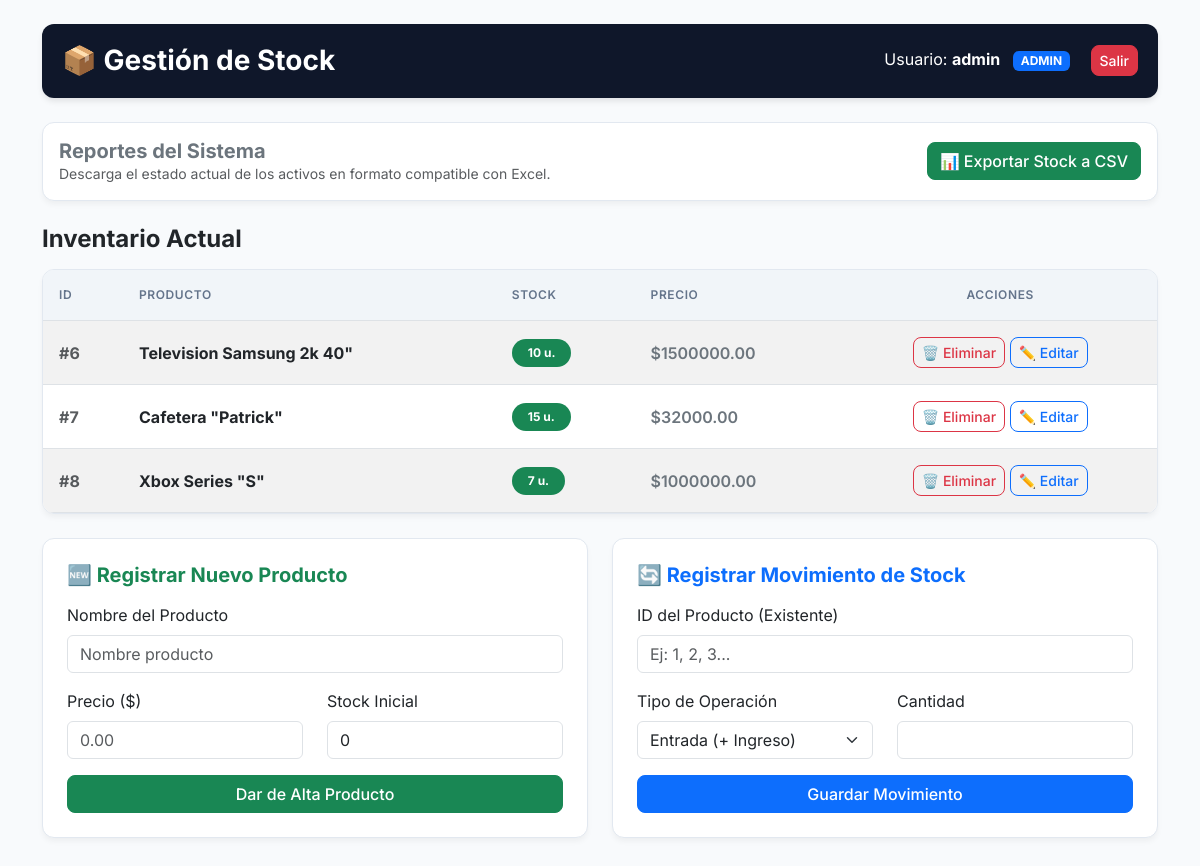
The app's page / (signed in), older data.
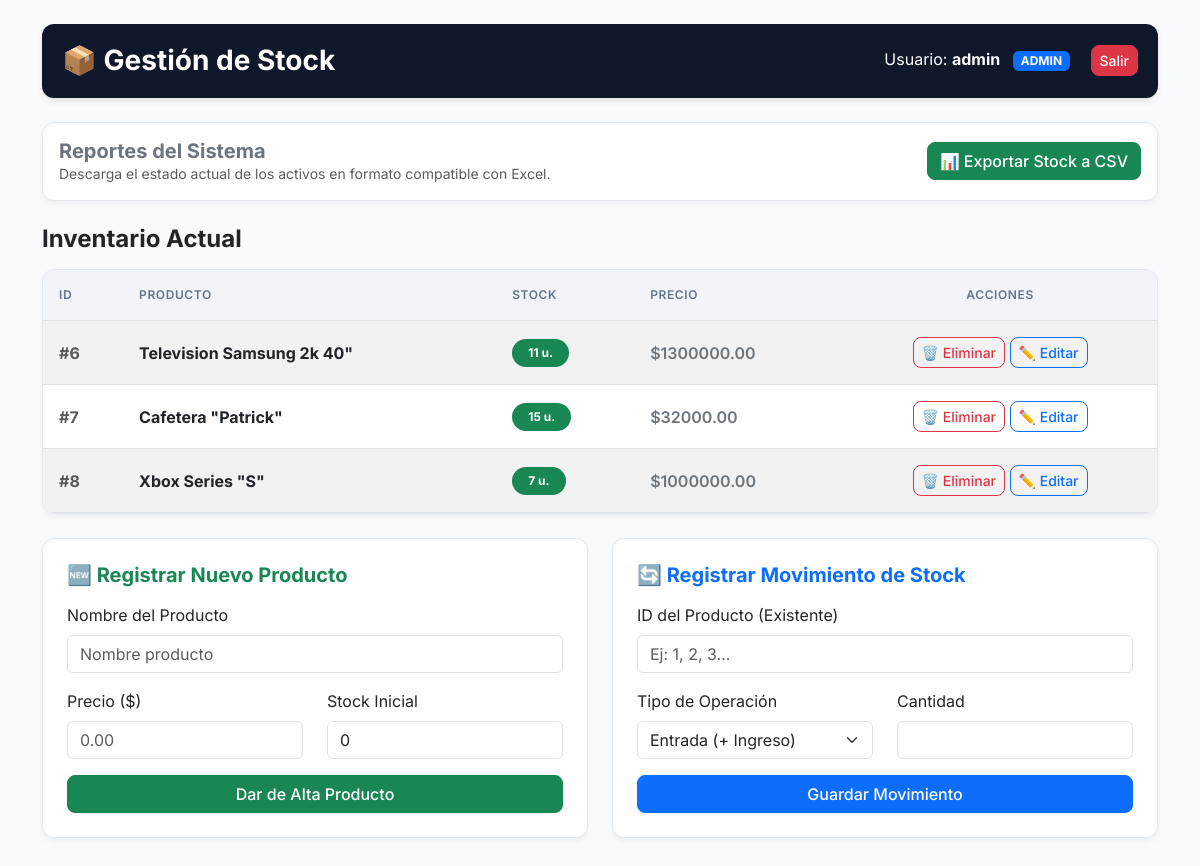
The same page, newer data.
### inventario/models.py (models this page shows, shortened)
class Producto(models.Model):
    nombre = models.CharField(max_length=100)
    cantidad = models.IntegerField(default=0)
    precio = models.DecimalField(max_digits=10, decimal_places=2)

### inventario/views.py (the view)
# urls.py: path('', views.dashboard_view, name='dashboard'),
@login_required
def dashboard_view(request):
    rol = 'Consulta'
    if request.user.groups.filter(name='Admin').exists():
        rol = 'Admin'
    elif request.user.groups.filter(name='Operador').exists():
        rol = 'Operador'
    productos = Producto.objects.all().order_by('id')
    return render(request, 'inventario/dashboard.html', {'productos': productos, 'rol': rol})

### inventario/templates/inventario/dashboard.html (shortened to what this page needs)
<!DOCTYPE html>
<html lang="es">
<head>
    <link href="https://cdn.jsdelivr.net/npm/bootstrap@5.3.0/dist/css/bootstrap.min.css" rel="stylesheet">
</head>
<body>
    <div class="container mt-4">
        <div class="header-box d-flex justify-content-between align-items-center mb-4">
            <h3 class="m-0 fw-bold">📦 Gestión de Stock</h3>
            <div class="align-middle">
                <span class="me-2">Usuario: <strong>{{ user.username }}</strong></span>
                <span class="badge bg-primary text-uppercase px-2 py-1.5 me-3" style="font-size: 0.75rem;">{{ rol }}</span>
                <form action="{% url 'logout' %}" method="post" style="display: inline;">
                    <button type="submit" class="btn btn-danger btn-sm">Salir</button>
                </form>
            </div>
        </div>
        {% if rol == 'Admin' or rol == 'Consulta' %}
        <div class="card p-3 mb-4 bg-white">
            <div class="d-flex justify-content-between align-items-center">
                <div>
                    <h5 class="fw-bold m-0 text-secondary">Reportes del Sistema</h5>
                    <p class="text-muted small m-0">Descarga el estado actual de los activos en formato compatible con Excel.</p>
                </div>
                <a href="{% url 'exportar_csv' %}" class="btn btn-success">📊 Exportar Stock a CSV</a>
            </div>
        </div>
        {% endif %}
        <h4 class="fw-bold mb-3 text-dark">Inventario Actual</h4>
        <div class="table-container mb-4">
            <table class="table table-striped table-hover align-middle m-0">
                <thead>
                    <tr>
                        <th class="p-3">ID</th>
                        <th class="p-3">Producto</th>
                        <th class="p-3">Stock</th>
                        <th class="p-3">Precio</th>
                        {% if rol == 'Admin' %}
                        <th class="p-3 text-center">Acciones</th>
                        {% endif %}
                    </tr>
                </thead>
                <tbody>
                    {% for p in productos %}
                    <tr>
                        <td class="p-3 fw-bold text-muted">#{{ p.id }}</td>
                        <td class="p-3 fw-bold">{{ p.nombre }}</td>
                        <td class="p-3">
                            <span class="badge {% if p.cantidad == 0 %}bg-danger{% else %}bg-success{% endif %} rounded-pill px-3 py-2">
                                {{ p.cantidad }} u.
                            </span>
                        </td>
                        <td class="p-3 fw-semibold text-secondary">${{ p.precio }}</td>
                        {% if rol == 'Admin' %}
                        <td class="p-3 text-center">
                            <a href="{% url 'eliminar_producto' p.id %}"
                               class="btn btn-outline-danger btn-sm"
                               onclick="return confirm('¿Seguro que querés eliminar el producto {{ p.nombre }}?');">
                                🗑️ Eliminar
                            </a>
                            <a href="{% url 'editar_producto' p.id %}"
                            class="btn btn-outline-primary btn-sm">
                                ✏️ Editar
                            </a>
                        </td>
                        {% endif %}
                    </tr>
                    {% empty %}
                    <tr>
                        <td colspan="{% if rol == 'Admin' %}5{% else %}4{% endif %}" class="text-center text-muted py-4">
                            No hay productos cargados en el sistema.
                        </td>
                    </tr>
                    {% endfor %}
                </tbody>
            </table>
        </div>
        <div class="row mt-4">
            {% if rol == 'Admin' %}
            <div class="col-md-6 mb-4">
                <div class="card p-4 bg-white">
                    <h5 class="fw-bold text-success mb-3">🆕 Registrar Nuevo Producto</h5>
                    <form action="{% url 'crear_producto' %}" method="POST">
                        <div class="mb-3">
                            <label class="form-label">Nombre del Producto</label>
                            <input type="text" name="nombre" class="form-control" required placeholder="Nombre producto">
                        </div>
                        <div class="row">
                            <div class="col-md-6 mb-3">
                                <label class="form-label">Precio ($)</label>
                                <input type="number" step="0.01" name="precio" class="form-control" required placeholder="0.00" min="0">
                            </div>
                            <div class="col-md-6 mb-3">
                                <label class="form-label">Stock Inicial</label>
                                <input type="number" name="cantidad_inicial" class="form-control" value="0" required min="0">
                            </div>
                        </div>
                        <button type="submit" class="btn btn-success w-100">Dar de Alta Producto</button>
                    </form>
                </div>
            </div>
            {% endif %}
            {% if rol == 'Admin' or rol == 'Operador' %}
            <div class="col-md-{% if rol == 'Admin' %}6{% else %}12{% endif %} mb-4">
                <div class="card p-4 bg-white">
                    <h5 class="fw-bold text-primary mb-3">🔄 Registrar Movimiento de Stock</h5>
                    <form action="{% url 'registrar_movimiento' %}" method="POST">
                        <div class="mb-3">
                            <label class="form-label">ID del Producto (Existente)</label>
                            <input type="number" name="producto_id" class="form-control" required placeholder="Ej: 1, 2, 3...">
                        </div>
                        <div class="row">
                            <div class="col-md-6 mb-3">
                                <label class="form-label">Tipo de Operación</label>
                                <select name="tipo" class="form-select">
                                    <option value="ENTRADA">Entrada (+ Ingreso)</option>
                                </select>
                            </div>
                            <div class="col-md-6 mb-3">
                                <label class="form-label">Cantidad</label>
                                <input type="number" name="cantidad" class="form-control" required min="1">
                            </div>
                        </div>
                        <button type="submit" class="btn btn-primary w-100">Guardar Movimiento</button>
                    </form>
                </div>
            </div>
            {% endif %}
        </div>
    </div>
</body>
</html>

### inventario/templates/inventario/dashboard.html (style rules this page uses)
body { font-family: 'Inter', sans-serif; background-color: #f8fafc; color: #1e293b; padding-bottom: 50px; }
.header-box { background-color: #0f172a; color: white; padding: 20px; border-radius: 12px; box-shadow: 0 4px 6px -1px rgba(0, 0, 0, 0.1); }
.card { border: 1px solid #e2e8f0; border-radius: 12px; box-shadow: 0 4px 6px -1px rgba(0, 0, 0, 0.05); }
.table-container { background: white; border-radius: 12px; border: 1px solid #e2e8f0; overflow: hidden; box-shadow: 0 4px 6px -1px rgba(0, 0, 0, 0.05); }
.table th { background-color: #f1f5f9; color: #64748b; font-weight: 600; text-transform: uppercase; font-size: 0.75rem; letter-spacing: 0.05em; }
.btn { border-radius: 8px; font-weight: 500; }

Row changes from the older to the newer data that the page shows:
changed Producto "Television Samsung 2k 40\"": cantidad "10" → "11"; precio "1500000.00" → "1300000.00"
